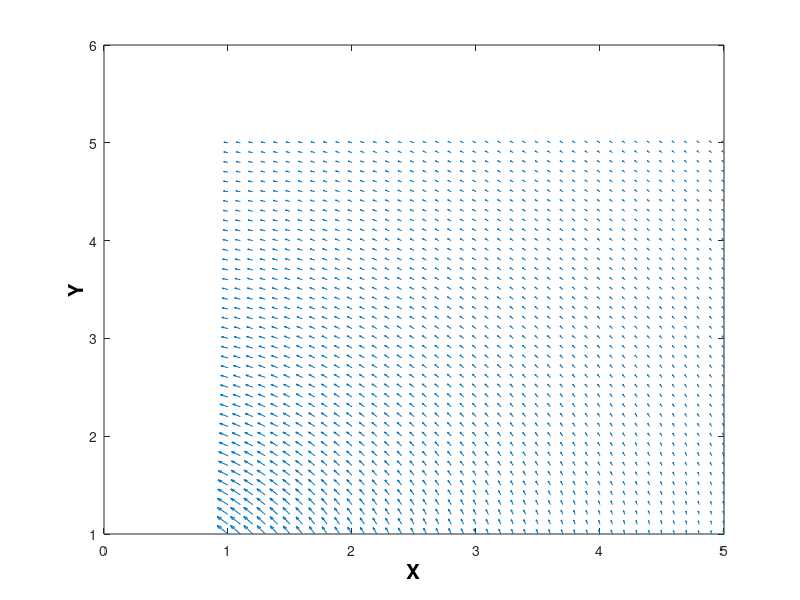
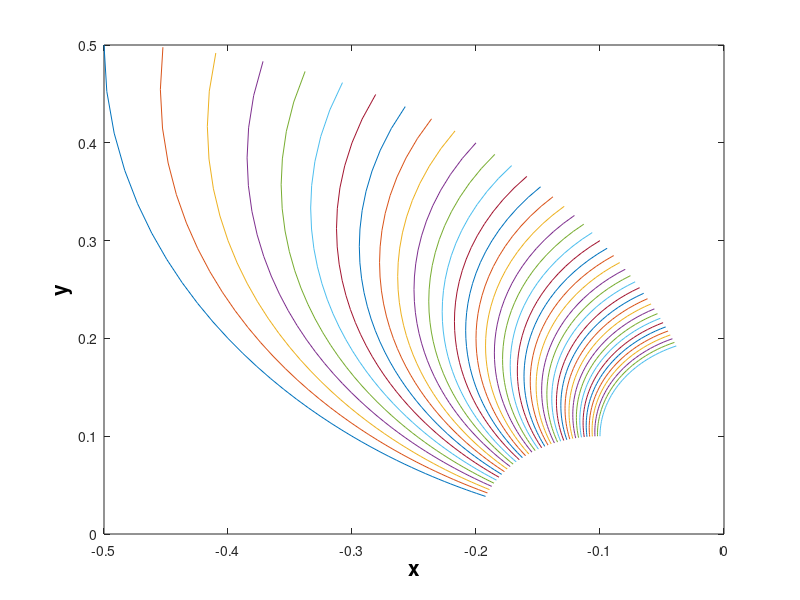

Source code (MATLAB) for these figures, in order:

% % is used for comment  
clear all  %clear all removes all variables from the current workspace, releasing them from system memory
close all  %close all closes all figures whose handles are visible
clc        %clc clears all the text from the Command Window, resulting in a clear screen

%input range
x = 1:0.1:5;
y = x;

%meshgrid(x,y) returns 2-D grid coordinates based on the coordinates contained in vectors x and y
[X,Y]= meshgrid(x,y);

%vectors v_x and v_y
v_x = -Y./(X.^2 + Y.^2);
v_y = X./(X.^2 + Y.^2);

figure(1)

%quiver(X,Y,v_x,v_y) plots arrows with directional components U and V at the Cartesian coordinates specified by X and Y
quiver(X,Y,v_x,v_y)

xlabel('X','Fontsize',15,'Fontweight','bold','color','k')
ylabel('Y','Fontsize',15,'Fontweight','bold','color','k')


figure(2)

%plot(v_x,v_y) creates a 2-D line plot of the data in v_y versus the corresponding values in v_x.
plot(v_x, v_y)

xlabel('x','Fontsize',15,'Fontweight','bold','color','k')
ylabel('y','Fontsize',15,'Fontweight','bold','color','k')